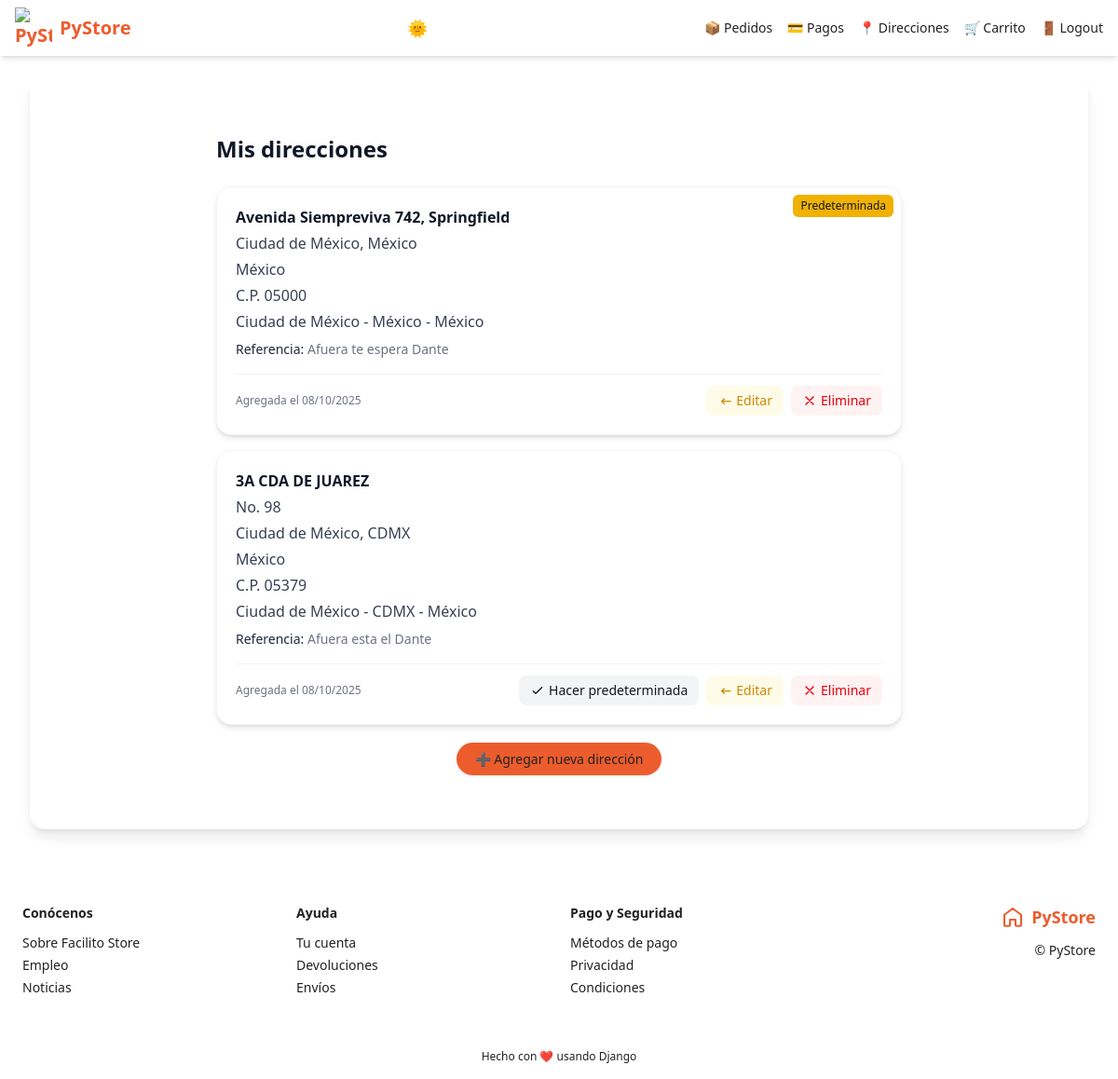
Before: /direcciones/ (signed in) with the older database file.
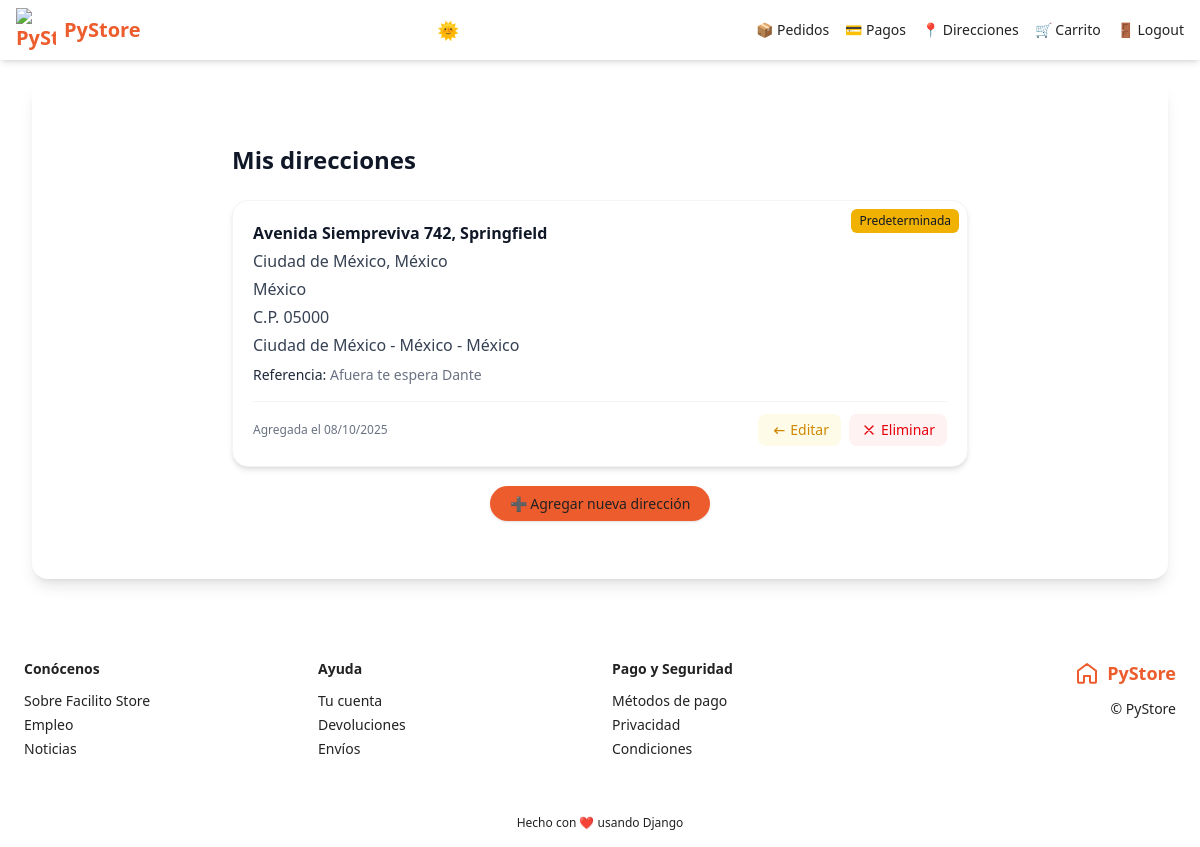
After: the same page with the newer database file.
### shipping_addresses/models.py (models this page shows, shortened)
class ShippingAddress(models.Model):
    user = models.ForeignKey(User, null=False, blank=False, on_delete=models.CASCADE)
    line1 = models.CharField(max_length=200)
    line2 = models.CharField(max_length=200, blank=True)
    city = models.CharField(max_length=100)
    state = models.CharField(max_length=100)
    country = models.CharField(max_length=50)
    reference = models.CharField(max_length=300)
    postal_code = models.CharField(max_length=10, null=False, blank=False)
    default = models.BooleanField(default=False)
    created_at = models.DateTimeField(auto_now_add=True)
    @property
    def address(self):
      return '{} - {} - {}'.format(self.city, self.state, self.country)

### shipping_addresses/views.py (the view)
# urls.py: path('', views.ShippingAddressListView.as_view(), name='shipping_addresses'),
class ShippingAddressListView(LoginRequiredMixin, ListView):
    login_url = 'login'
    model = ShippingAddress
    template_name = 'shipping_addresses/shipping_addresses.html'
    def get_queryset(self):
        return ShippingAddress.objects.filter(user=self.request.user).order_by('-default')

### carts/models.py (called while the page is built)
def set_cart_id(sender, instance, *args, **kwargs):
    if not instance.cart_id:
        instance.cart_id = str(uuid.uuid4())

### carts/utils.py (called while the page is built)
def get_or_create_cart(request):
    user = request.user if request.user.is_authenticated else None
    cart_id = request.session.get('cart_id')  # <-- Este debe guardar el uuid
    print("🛍 session cart_id:", cart_id)
    cart = Cart.objects.filter(cart_id=cart_id).first()
    print("📦 found cart:", cart)
    if cart is None:
        cart = Cart.objects.create(user=user)
        print("🆕 created new cart:", cart.cart_id)
    if user and cart.user is None:
        cart.user = user
        cart.save()
    request.session['cart_id'] = cart.cart_id
    print("💾 saved to session:", request.session['cart_id'])
    return cart

### facilito_store/context_processors.py (called while the page is built)
def cart_item_count(request):
    count = 0
    if request.user.is_authenticated:
        cart = get_or_create_cart(request)
        if cart:
            cart_products = cart.cartproducts_set.filter(quantity__gt=0)
            count = sum(cp.quantity for cp in cart_products)
    return {'cart_item_count': count}

### shipping_addresses/templates/shipping_addresses/shipping_addresses.html (shortened to what this page needs)
{% extends 'base.html' %}
{% block content %}
<div class="max-w-3xl mx-auto py-8 px-4">
  <h2 class="title mb-6">Mis direcciones</h2>
  {% if object_list %}
  <div class="space-y-4">
    {% for address in object_list %}
    {% include 'shipping_addresses/snippets/shipping_address.html' with edit=True %}
    {% endfor %}
  </div>
  <div class="mt-6 text-center">
    <a href="{% url 'shipping_addresses:create' %}" class="px-5 py-2 rounded-full font-medium text-sm transition shadow"
      style="background-color: rgb(var(--color-primary)); color: rgb(var(--color-bg-card));">
      ➕ Agregar nueva dirección
    </a>
  </div>
  {% endif %}
</div>
{% endblock %}

### shipping_addresses/templates/shipping_addresses/snippets/shipping_address.html
<div
  class="relative bg-white dark:bg-gray-900 rounded-2xl shadow-md hover:shadow-lg transition p-5 border border-gray-100 dark:border-gray-700 mt-4">
  {% if address.default %}
  <span
    class="absolute top-2 right-2 bg-yellow-500 dark:bg-yellow-400 text-gray-900 dark:text-gray-900 text-xs font-medium px-2 py-1 rounded-md">
    Predeterminada
  </span>
  {% endif %}
  <div class="space-y-1">
    <p class="text-gray-900 dark:text-gray-100 font-semibold">{{ address.line1 }}</p>
    {% if address.line2 %}
    <p class="text-gray-700 dark:text-gray-300">{{ address.line2 }}</p>
    {% endif %}
    <p class="text-gray-700 dark:text-gray-300">{{ address.city }}, {{ address.state }}</p>
    <p class="text-gray-700 dark:text-gray-300">{{ address.country }}</p>
    <p class="text-gray-700 dark:text-gray-300">C.P. {{ address.postal_code }}</p>
    <p class="text-gray-700 dark:text-gray-300">{{ address.address }}</p>
    {% if address.reference %}
    <p class="text-sm text-gray-500 dark:text-gray-400 mt-2">
      <span class="font-medium text-gray-800 dark:text-gray-200">Referencia:</span> {{ address.reference }}
    </p>
    {% endif %}
  </div>
  <div
    class="mt-4 flex flex-col md:flex-row md:justify-between md:items-center border-t border-gray-100 dark:border-gray-700 pt-3 gap-2">
    <p class="text-xs text-gray-500 dark:text-gray-400">
      Agregada el {{ address.created_at|date:"d/m/Y" }}
    </p>
    {% if edit %}
    <div class="flex flex-wrap gap-2">
      {% if not address.default %}
      <a href="{% url 'shipping_addresses:default' address.pk %}"
        class="inline-flex items-center gap-1 bg-gray-100 dark:bg-gray-700 text-gray-900 dark:text-gray-100 text-sm font-medium px-3 py-1.5 rounded-lg hover:bg-gray-200 dark:hover:bg-gray-600 transition">
        <svg xmlns="http://www.w3.org/2000/svg" class="w-4 h-4" fill="none" viewBox="0 0 24 24" stroke="currentColor">
          <path stroke-linecap="round" stroke-linejoin="round" stroke-width="2" d="M5 13l4 4L19 7" />
        </svg>
        Hacer predeterminada
      </a>
      {% endif %}
      <a href="{% url 'shipping_addresses:update' address.pk %}"
        class="inline-flex items-center gap-1 bg-yellow-50 dark:bg-yellow-500 text-yellow-600 dark:text-gray-900 text-sm font-medium px-3 py-1.5 rounded-lg hover:bg-yellow-100 dark:hover:bg-yellow-400 transition">
        <svg xmlns="http://www.w3.org/2000/svg" class="w-4 h-4" fill="none" viewBox="0 0 24 24" stroke="currentColor">
          <path stroke-linecap="round" stroke-linejoin="round" stroke-width="2" d="M11 17l-4-4m0 0l4-4m-4 4h14" />
        </svg>
        Editar
      </a>
      <a href="{% url 'shipping_addresses:delete' address.pk %}"
        class="inline-flex items-center gap-1 bg-red-50 dark:bg-red-600 text-red-600 dark:text-white text-sm font-medium px-3 py-1.5 rounded-lg hover:bg-red-100 dark:hover:bg-red-500 transition">
        <svg xmlns="http://www.w3.org/2000/svg" class="w-4 h-4" fill="none" viewBox="0 0 24 24" stroke="currentColor">
          <path stroke-linecap="round" stroke-linejoin="round" stroke-width="2" d="M6 18L18 6M6 6l12 12" />
        </svg>
        Eliminar
      </a>
    </div>
    {% endif %}
  </div>
</div>

Changed rows visible on the page:
removed ShippingAddress: line1 "3A CDA DE JUAREZ", line2 "No. 98", city "Ciudad de México", state "CDMX", country "México", postal_code "05379", address "Ciudad de México - CDMX - México", reference "Afuera esta el Dante", created_at "08/10/2025", default False (drawn)
